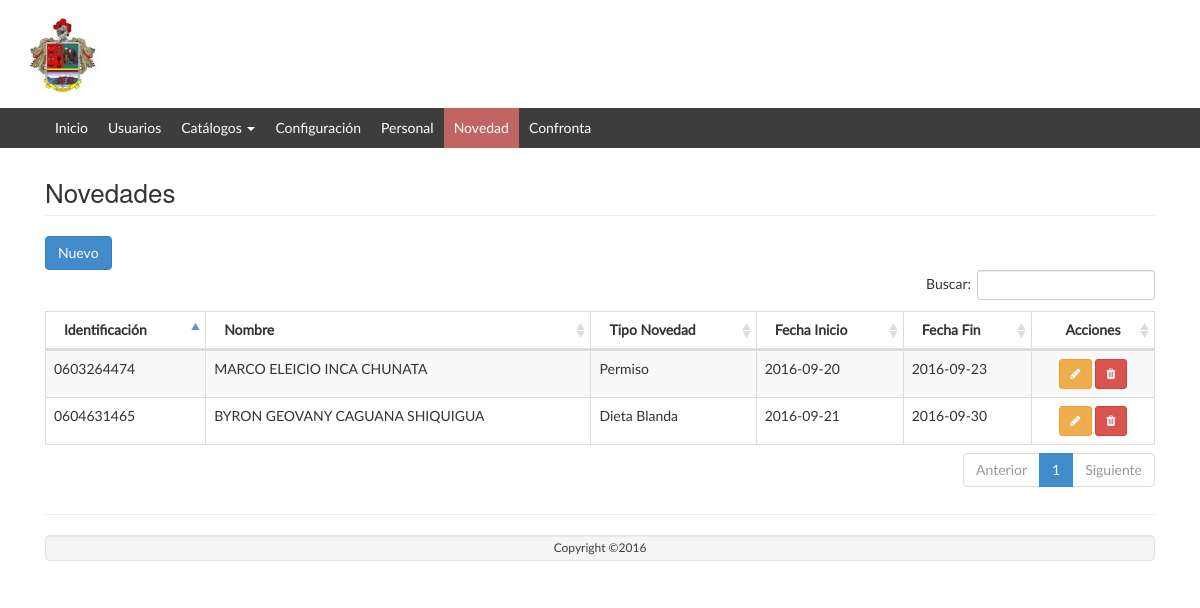
Screenshot of /Novedad/listar/ with the database file from the repository.
### tables this page shows
CREATE TABLE `novedad` (
  `id` int(11) NOT NULL AUTO_INCREMENT,
  `persona_id` int(11) NOT NULL,
  `tipo_novedad_id` int(11) NOT NULL,
  `fecha_inicio` date NOT NULL,
  `fecha_fin` date NOT NULL,
  `url` varchar(64) DEFAULT NULL,
  `usuario_id` int(11) DEFAULT NULL,
  `activo` int(11) NOT NULL DEFAULT '1',
  PRIMARY KEY (`id`),
  KEY `fk_novedad_tipo_novedad1_idx` (`tipo_novedad_id`),
  KEY `fk_novedad_persona1_idx` (`persona_id`),
  CONSTRAINT `fk_novedad_persona1` FOREIGN KEY (`persona_id`) REFERENCES `persona` (`id`) ON DELETE NO ACTION ON UPDATE NO ACTION,
  CONSTRAINT `fk_novedad_tipo_novedad1` FOREIGN KEY (`tipo_novedad_id`) REFERENCES `tipo_novedad` (`id`) ON DELETE NO ACTION ON UPDATE NO ACTION
);

CREATE TABLE `persona` (
  `id` int(11) NOT NULL AUTO_INCREMENT,
  `unidad_id` int(11) NOT NULL,
  `grado_persona_id` int(11) NOT NULL,
  `identificacion` varchar(10) NOT NULL,
  `nombres` varchar(128) NOT NULL,
  `apellidos` varchar(128) NOT NULL,
  `arma` varchar(45) DEFAULT NULL,
  `telefono` varchar(10) DEFAULT NULL,
  `celular` varchar(10) DEFAULT NULL,
  `tarjeta` tinyint(4) NOT NULL DEFAULT '0',
  `usuario_id` int(11) DEFAULT '0',
  `activo` int(11) NOT NULL DEFAULT '1',
  PRIMARY KEY (`id`),
  KEY `fk_persona_unidad1_idx` (`unidad_id`),
  KEY `fk_persona_grado_persona1_idx` (`grado_persona_id`),
  CONSTRAINT `fk_persona_grado_persona1` FOREIGN KEY (`grado_persona_id`) REFERENCES `grado_persona` (`id`) ON DELETE NO ACTION ON UPDATE NO ACTION,
  CONSTRAINT `fk_persona_unidad1` FOREIGN KEY (`unidad_id`) REFERENCES `unidad` (`id`) ON DELETE NO ACTION ON UPDATE NO ACTION
);

CREATE TABLE `tipo_novedad` (
  `id` int(11) NOT NULL AUTO_INCREMENT,
  `nombre` varchar(128) NOT NULL,
  `descripcion` varchar(256) NOT NULL,
  `activo` tinyint(4) NOT NULL DEFAULT '1',
  PRIMARY KEY (`id`)
);

### app/controllers/NovedadController.php (called while the page is built, shortened)
<?php
require_once (PATH_MODELS . "/NovedadModel.php");
class NovedadController {
	public function listar() {
		$model = new NovedadModel();
		$unidad_id = 0;
		$datos = $model->getlistadoNovedad($unidad_id);
		require_once PATH_VIEWS."/Novedad/view.list.php";
	}
}

### index.php (called while the page is built, shortened)
<?php
if(isset($_GET['action'])){
	$redirect = ($_GET['action']!='')?$_GET['action']:"listar";
}
$controller = new $controllerName();
$controller->$redirect();
?>

### public/views/Novedad/index.php (called while the page is built, shortened)
<?php
require_once("../../../index.php");
?>

### app/models/NovedadModel.php (called while the page is built, shortened)
<?php
require_once(PATH_MODELS."/BaseModel.php");
class NovedadModel {
	public function getlistadoNovedad($unidad_id){
		$model = new BaseModel();
		$sql = "select n.*, p.nombres, p.apellidos, p.identificacion, t.nombre from novedad as n
				inner join persona as p on p.id = n.persona_id
				inner join tipo_novedad as t on t.id = n.tipo_novedad_id
				where p.unidad_id = ? or 0 = ? and n.activo = 1";
		return $model->execSql($sql, array($unidad_id,$unidad_id),true);
	}
}

### app/models/BaseModel.php (called while the page is built, shortened)
<?php
class BaseModel
{
	private $pdo;
	private function openConexion(){
		try{
			$this->pdo = new PDO('mysql:host='.HOSTNAME_DATABASE.';dbname='.DATABASE.';charset=utf8', USERNAME, PASSWORD);
			$this->pdo->setAttribute(PDO::ATTR_ERRMODE, PDO::ERRMODE_EXCEPTION);
		}
		catch(Exception $e){
			die($e->getMessage());
		}
	}
	private function closeConexion(){
		$this->pdo =  null;
	}
	public function execSql($sql,$parameters, $list = false, $obtainId = false){
		try	{
			$stm = $this->pdo->prepare($sql);
			$stm->execute($parameters);
			if($obtainId){
				$result = $this->pdo->lastInsertId();
			} else {
				if($list){
					$result = $stm->fetchAll(PDO::FETCH_OBJ);
				} else {
					$result = $stm->fetch(PDO::FETCH_OBJ);
				}
			}
		}catch(Exception $e){
			die($e->getMessage());
		}
		return $result;
	}
}

### public/views/Novedad/view.list.php (the view, shortened to what this page needs)
<?php include_once PATH_TEMPLATE.'/header.php';?>
<div class="row">
	<div class="col-lg-12">
    	<h1 class="page-header">Novedades</h1>
   	</div>
</div>
<div class="row">
	<div class="col-lg-12">
		<button class="btn btn-primary" id="modalOpen">
			<i class="glyphicon glyphicon-plus"></i> Nuevo
		</button>
	</div>
	<table class="table table-striped table-bordered table-hover" id="dataTables-example">
    <thead>
	    <tr>
	    	<th>Identificación</th>
	    	<th>Nombre</th>
	    	<th>Tipo Novedad</th>
		    <th>Fecha Inicio</th>
		    <th>Fecha Fin</th>
		    <th style="text-align: center;">Acciones</th>
	    </tr>
    </thead>
    <tbody>
    	<?php foreach ($datos as $item) {
    		echo "<tr><td>".$item->identificacion."</td>";
    		echo "<td>".$item->nombres." ".$item->apellidos."</td>";
    		echo "<td>".$item->nombre."</td>";
    		echo "<td>".$item->fecha_inicio." </td>";
    		echo "<td>".$item->fecha_fin." </td>";
    		echo "<td align='center'><a href='javascript: loadModal(".$item->id.")' class='btn btn-warning btn-sm' title='Editar' ><i class='fa fa-pencil'></i></a>
					  <a href='javascript:if(confirm(\"Está seguro que desea eliminar el elemento seleccionado?\")){redirect(".$item->id.");}' class='btn btn-danger btn-sm' title='Eliminar'><i class='fa fa-trash'></i></a></td>";
    	}?>
    </tbody>
    </table>
</div>
<?php include_once PATH_TEMPLATE.'/footer.php';?>
<link href="<?php echo PATH_CSS; ?>/dataTables.bootstrap.css" rel="stylesheet">
<link href="<?php echo PATH_CSS; ?>/bootstrapValidator.min.css" rel="stylesheet">
</body>
</html>

### public/web/css/style.css (style rules this page uses)
body { overflow-x: hidden!important; font-family: 'Lato', sans-serif; -webkit-font-smoothing: antialiased; min-height: 100%; background: #ffffff; }
.row { margin-left: 0; margin-right: 0; }
.page-header { font-size: 26px; margin: 10px 0 20px; }

### rows the page displays
novedad: persona.identificacion "0603264474", persona.nombres "MARCO ELEICIO", persona.apellidos "INCA CHUNATA", tipo_novedad.nombre "Permiso", fecha_inicio "2016-09-20", fecha_fin "2016-09-23"
novedad: persona.identificacion "0604631465", persona.nombres "BYRON GEOVANY", persona.apellidos "CAGUANA SHIQUIGUA", tipo_novedad.nombre "Dieta Blanda", fecha_inicio "2016-09-21", fecha_fin "2016-09-30"
